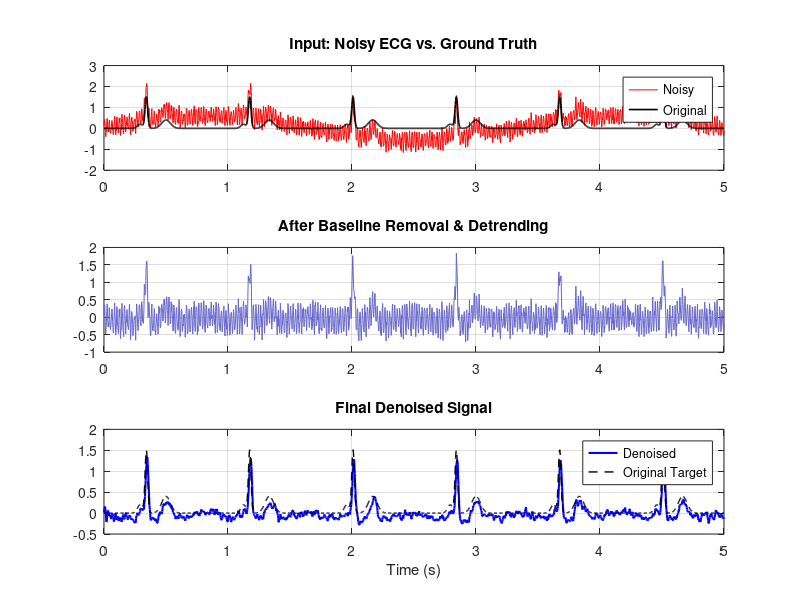

Reproduce this figure in MATLAB.
clc; clear; close all;

%% ========================================================================
%  STEP 1: Generate Synthetic ECG (Realistic Morphology)
%  ========================================================================
Fs = 360;                       
t = 0:1/Fs:5;                   

% Synthetic ECG components
hr_freq = 1.2; % ~72 BPM
r_peaks = 1.5 * exp(-((mod(t, 1/hr_freq) - 0.41/hr_freq)/(0.015)).^2);
p_wave  = 0.2 * exp(-((mod(t, 1/hr_freq) - 0.35/hr_freq)/(0.03)).^2);
t_wave  = 0.4 * exp(-((mod(t, 1/hr_freq) - 0.60/hr_freq)/(0.05)).^2);
ecg_clean = r_peaks + p_wave + t_wave;

%% ========================================================================
%  STEP 2: Add Realistic Noise
%  ========================================================================
bw_noise = 0.6 * sin(2*pi*0.3*t);        % Baseline Wander
pli_noise = 0.35 * sin(2*pi*50*t);       % 50 Hz Powerline
emg_noise = 0.12 * randn(size(t));       % High-Freq Muscle Noise

ecg_noisy = ecg_clean + bw_noise + pli_noise + emg_noise;

%% ========================================================================
%  STEP 3: Multi-Stage Denoising (Manual Implementation)
%  ========================================================================

% --- Stage A: Baseline Removal (Simple Moving Average High-Pass) ---
% Using a larger window (L) to capture the slow drift
L = round(0.5 * Fs); 
base_est = conv(ecg_noisy, ones(1,L)/L, 'same');
ecg_detrended = ecg_noisy - base_est;

% --- Stage B: 50 Hz Notch Filter (Manual Design) ---
f0 = 50;                % Notch frequency
w0 = 2*pi*f0/Fs;        % Angular frequency
r = 0.96;               % Pole radius (closer to 1 = narrower notch)

% Transfer Function: H(z) = (1 - 2cos(w0)z^-1 + z^-2) / (1 - 2rcos(w0)z^-1 + r^2z^-2)
b_notch = [1, -2*cos(w0), 1];
a_notch = [1, -2*r*cos(w0), r^2];
ecg_notched = filter(b_notch, a_notch, ecg_detrended);

% --- Stage C: Low-Pass Filter (Simple Smoothing) ---
% A 5-point moving average for final high-freq cleanup
b_lp = ones(1,5)/5;
ecg_final = filter(b_lp, 1, ecg_notched);

%% ========================================================================
%  STEP 4: Visualization
%  ========================================================================
figure('Color', 'w', 'Position', [100, 100, 900, 600]);

subplot(3,1,1);
plot(t, ecg_noisy, 'r'); hold on;
plot(t, ecg_clean, 'k', 'LineWidth', 1.2);
title('Input: Noisy ECG vs. Ground Truth');
legend('Noisy', 'Original'); grid on;

subplot(3,1,2);
plot(t, ecg_detrended, 'Color', [0.4 0.4 0.8]);
title('After Baseline Removal & Detrending');
grid on;

subplot(3,1,3);
plot(t, ecg_final, 'b', 'LineWidth', 1.5); hold on;
plot(t, ecg_clean, 'k--', 'LineWidth', 1);
title('Final Denoised Signal');
xlabel('Time (s)'); legend('Denoised', 'Original Target');
grid on;

% Performance check
snr_val = 10 * log10(var(ecg_clean) / var(ecg_clean - ecg_final));
fprintf('Final SNR Improvement: %.2f dB\n', snr_val);
